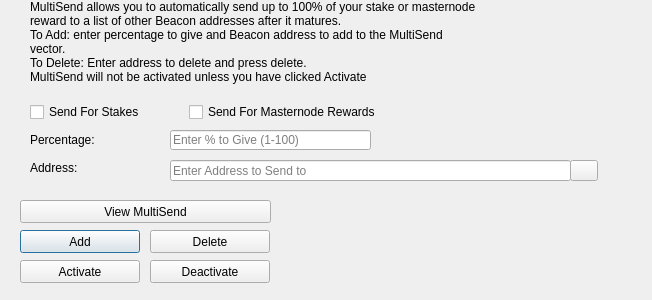
<?xml version="1.0" encoding="UTF-8"?>
<ui version="4.0">
 <class>MultiSendDialog</class>
 <widget class="QDialog" name="MultiSendDialog">
  <property name="windowModality">
   <enum>Qt::NonModal</enum>
  </property>
  <property name="geometry">
   <rect>
    <x>0</x>
    <y>0</y>
    <width>652</width>
    <height>300</height>
   </rect>
  </property>
  <property name="windowTitle">
   <string>MultiSend</string>
  </property>
  <widget class="QLineEdit" name="multiSendPercentEdit">
   <property name="geometry">
    <rect>
     <x>170</x>
     <y>130</y>
     <width>201</width>
     <height>20</height>
    </rect>
   </property>
   <property name="toolTip">
    <string>Enter whole numbers 1 - 100</string>
   </property>
   <property name="placeholderText">
    <string>Enter % to Give (1-100)</string>
   </property>
  </widget>
  <widget class="QLineEdit" name="multiSendAddressEdit">
   <property name="geometry">
    <rect>
     <x>170</x>
     <y>160</y>
     <width>401</width>
     <height>21</height>
    </rect>
   </property>
   <property name="toolTip">
    <string/>
   </property>
   <property name="placeholderText">
    <string>Enter Address to Send to</string>
   </property>
  </widget>
  <widget class="QLabel" name="label_2">
   <property name="geometry">
    <rect>
     <x>30</x>
     <y>0</y>
     <width>451</width>
     <height>121</height>
    </rect>
   </property>
   <property name="lineWidth">
    <number>1</number>
   </property>
   <property name="text">
    <string>MultiSend allows you to automatically send up to 100% of your stake or masternode reward to a list of other Beacon addresses after it matures.
To Add: enter percentage to give and Beacon address to add to the MultiSend vector.
To Delete: Enter address to delete and press delete.
MultiSend will not be activated unless you have clicked Activate</string>
   </property>
   <property name="alignment">
    <set>Qt::AlignLeading|Qt::AlignLeft|Qt::AlignTop</set>
   </property>
   <property name="wordWrap">
    <bool>true</bool>
   </property>
  </widget>
  <widget class="QLabel" name="message">
   <property name="geometry">
    <rect>
     <x>290</x>
     <y>200</y>
     <width>351</width>
     <height>91</height>
    </rect>
   </property>
   <property name="text">
    <string/>
   </property>
  </widget>
  <widget class="QPushButton" name="addButton">
   <property name="geometry">
    <rect>
     <x>20</x>
     <y>230</y>
     <width>120</width>
     <height>23</height>
    </rect>
   </property>
   <property name="toolTip">
    <string/>
   </property>
   <property name="statusTip">
    <string>Add to MultiSend Vector</string>
   </property>
   <property name="text">
    <string>Add</string>
   </property>
  </widget>
  <widget class="QPushButton" name="disableButton">
   <property name="geometry">
    <rect>
     <x>150</x>
     <y>260</y>
     <width>120</width>
     <height>23</height>
    </rect>
   </property>
   <property name="statusTip">
    <string>Deactivate MultiSend</string>
   </property>
   <property name="text">
    <string>Deactivate</string>
   </property>
  </widget>
  <widget class="QPushButton" name="addressBookButton">
   <property name="geometry">
    <rect>
     <x>570</x>
     <y>160</y>
     <width>28</width>
     <height>21</height>
    </rect>
   </property>
   <property name="toolTip">
    <string>Choose an address from the address book</string>
   </property>
   <property name="text">
    <string/>
   </property>
   <property name="icon">
    <iconset resource="../beacon.qrc">
     <normaloff>:/icons/address-book</normaloff>:/icons/address-book</iconset>
   </property>
   <property name="shortcut">
    <string>Alt+A</string>
   </property>
   <property name="autoDefault">
    <bool>false</bool>
   </property>
  </widget>
  <widget class="QLabel" name="label">
   <property name="geometry">
    <rect>
     <x>30</x>
     <y>130</y>
     <width>121</width>
     <height>20</height>
    </rect>
   </property>
   <property name="toolTip">
    <string>Percentage of stake to send</string>
   </property>
   <property name="text">
    <string>Percentage:</string>
   </property>
  </widget>
  <widget class="QLabel" name="label_5">
   <property name="geometry">
    <rect>
     <x>30</x>
     <y>160</y>
     <width>111</width>
     <height>16</height>
    </rect>
   </property>
   <property name="toolTip">
    <string>Address to send portion of stake to</string>
   </property>
   <property name="text">
    <string>Address:</string>
   </property>
  </widget>
  <widget class="QPushButton" name="deleteButton">
   <property name="geometry">
    <rect>
     <x>150</x>
     <y>230</y>
     <width>120</width>
     <height>23</height>
    </rect>
   </property>
   <property name="toolTip">
    <string/>
   </property>
   <property name="statusTip">
    <string>Delete Address From MultiSend Vector</string>
   </property>
   <property name="text">
    <string>Delete</string>
   </property>
  </widget>
  <widget class="QPushButton" name="activateButton">
   <property name="geometry">
    <rect>
     <x>20</x>
     <y>260</y>
     <width>120</width>
     <height>23</height>
    </rect>
   </property>
   <property name="statusTip">
    <string>Activate MultiSend</string>
   </property>
   <property name="text">
    <string>Activate</string>
   </property>
  </widget>
  <widget class="QPushButton" name="viewButton">
   <property name="geometry">
    <rect>
     <x>20</x>
     <y>200</y>
     <width>251</width>
     <height>23</height>
    </rect>
   </property>
   <property name="toolTip">
    <string/>
   </property>
   <property name="statusTip">
    <string>View MultiSend Vector</string>
   </property>
   <property name="text">
    <string>View MultiSend</string>
   </property>
  </widget>
  <widget class="QWidget" name="horizontalLayoutWidget">
   <property name="geometry">
    <rect>
     <x>30</x>
     <y>100</y>
     <width>351</width>
     <height>24</height>
    </rect>
   </property>
   <layout class="QHBoxLayout" name="horizontalLayout">
    <item>
     <widget class="QCheckBox" name="multiSendStakeCheckBox">
      <property name="text">
       <string>Send For Stakes</string>
      </property>
     </widget>
    </item>
    <item>
     <widget class="QCheckBox" name="multiSendMasternodeCheckBox">
      <property name="text">
       <string>Send For Masternode Rewards</string>
      </property>
     </widget>
    </item>
   </layout>
  </widget>
 </widget>
 <resources>
  <include location="../beacon.qrc"/>
 </resources>
 <connections/>
</ui>
